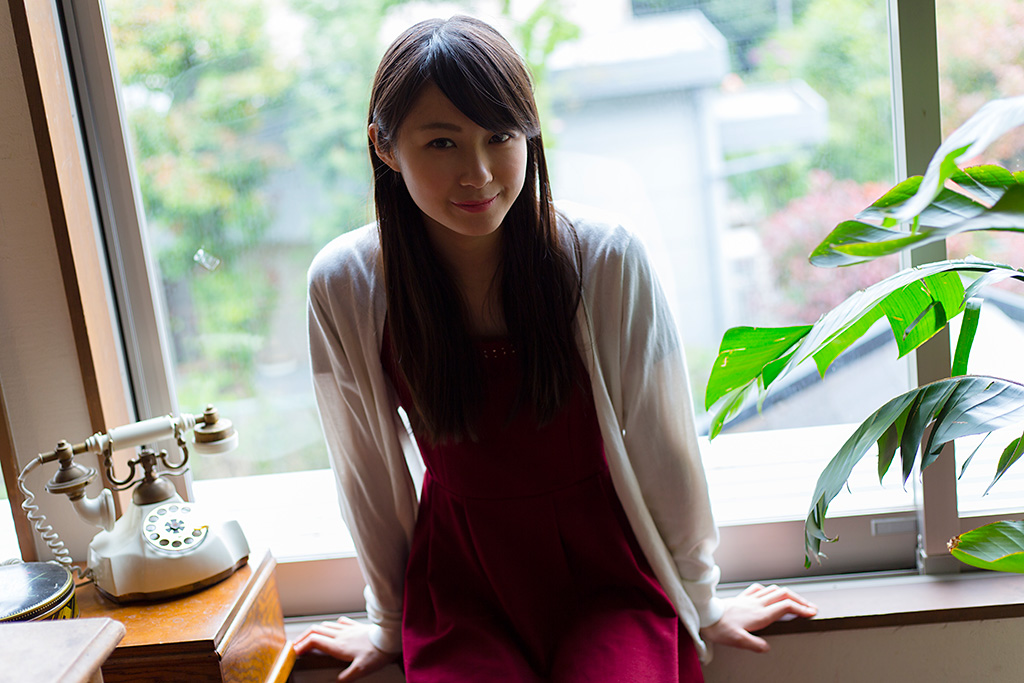
#> input picture scriptsImagens/3.3.3/contraJanela.png, 1024 x 683 px
$ python localProcess.py
#> lines starting #> are read from the running program, lines starting #| are printed output that depends on the picture
import cv2
import matplotlib.pyplot as plt
import numpy as np

# --- (NOVA) Função para o Processamento Local "Comum" ---
def equalizacao_local_manual(img_gray, block_size=64):
    """
    Aplica a equalização de histograma local "comum", baseada em blocos,
    sem interpolação. Isso irá gerar artefatos de "tiling".
    """
    h, w = img_gray.shape
    # Cria uma imagem de saída vazia
    output_img = np.zeros_like(img_gray)

    # Itera pela imagem em blocos de 'block_size'
    for y in range(0, h, block_size):
        for x in range(0, w, block_size):
            # Define os limites do bloco
            y_end = min(y + block_size, h)
            x_end = min(x + block_size, w)

            # Pega o bloco (a "vizinhança")
            bloco = img_gray[y:y_end, x:x_end]

            # Pula blocos vazios (caso a imagem não seja divisível perfeitamente)
            if bloco.size == 0:
                continue

            # --- O PONTO PRINCIPAL ---
            # Aplica a equalização de histograma SOMENTE neste bloco
            bloco_equalizado = cv2.equalizeHist(bloco)

            # "Cola" o bloco equalizado na imagem de saída
            output_img[y:y_end, x:x_end] = bloco_equalizado

    return output_img

# --- Fim da nova função ---


# Carregue sua imagem de exemplo (contra a luz)
img = cv2.imread('contraJanela.png')
#> img is the input picture: shape (683, 1024, 3); mean B, G, R 136.3, 147.4, 149.3

if img is None:
    print("Erro: Imagem 'contraJanela.png' não encontrada.")
else:
    # Converter para tons de cinza
    img_gray = cv2.cvtColor(img, cv2.COLOR_BGR2GRAY)
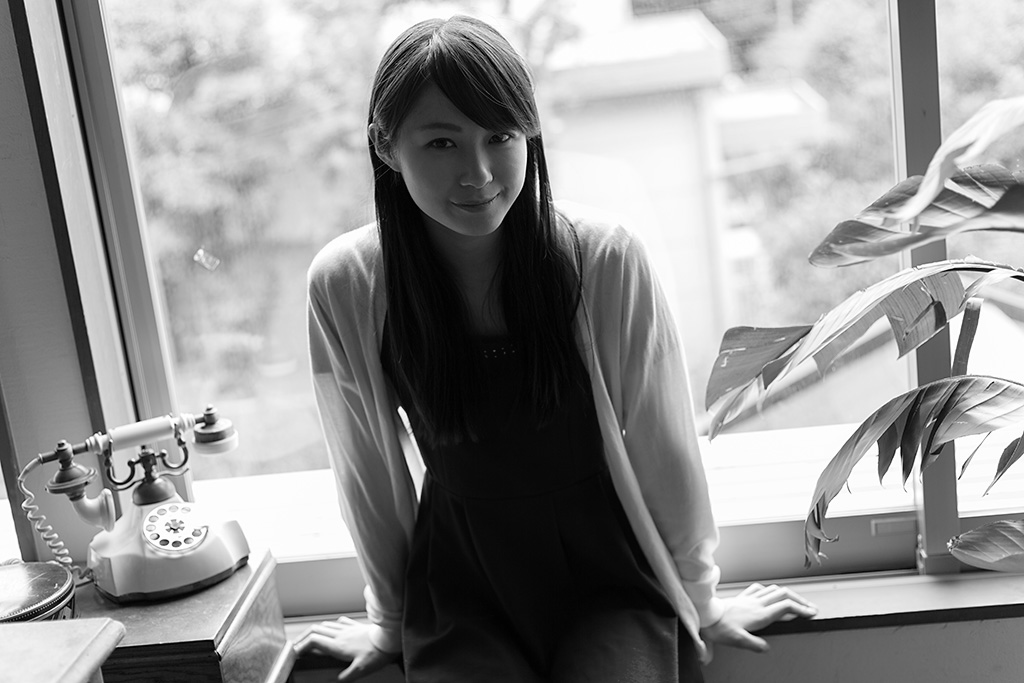
#> img_gray: shape (683, 1024); min 0, max 255, mean 146.7

    # --- 1. Equalização Global (Falha 1) ---
    equ_global = cv2.equalizeHist(img_gray)
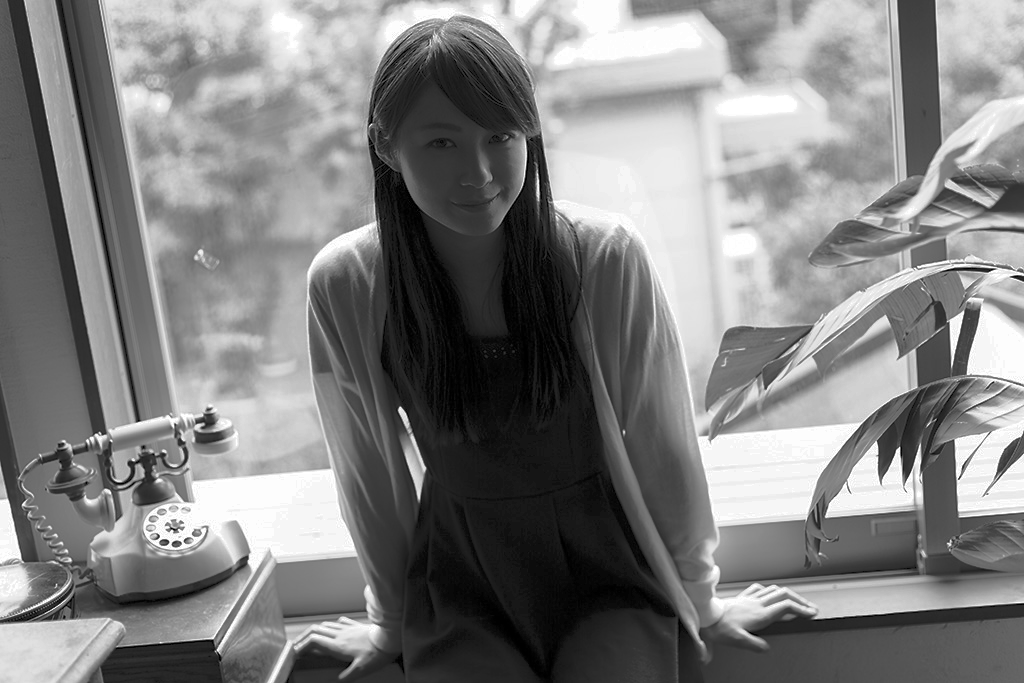
#> equ_global: shape (683, 1024); min 0, max 255, mean 128.3

    # --- 2. Equalização Local "Comum" (Falha 2) ---
    # Vamos usar blocos 64x64
    equ_local_manual = equalizacao_local_manual(img_gray, block_size=64)
#> after the loop in equalizacao_local_manual, `for y in range(0, h, block_size):`:
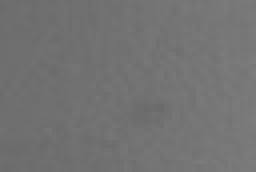
#> bloco: shape (43, 64) (shown 4 times larger); min 107, max 125, mean 114.5
#> after the loop in equalizacao_local_manual, `for y in range(0, h, block_size):`:
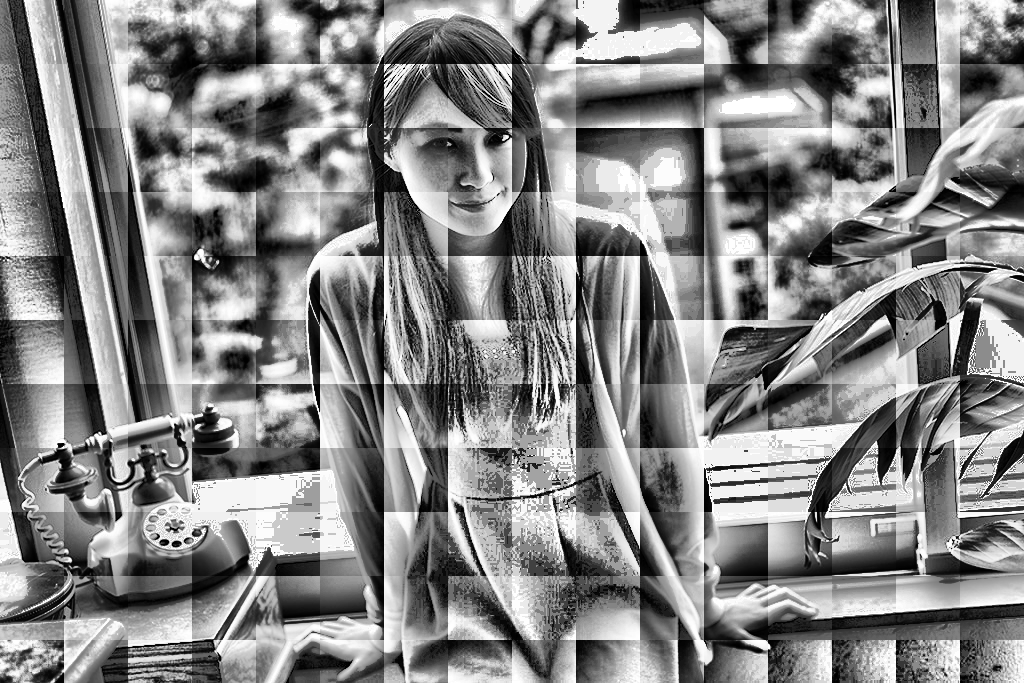
#> output_img: shape (683, 1024); min 0, max 255, mean 133.5

    # --- 3. CLAHE (A Solução Correta) ---
    clahe = cv2.createCLAHE(clipLimit=2.0, tileGridSize=(8, 8))
    equ_clahe = clahe.apply(img_gray)
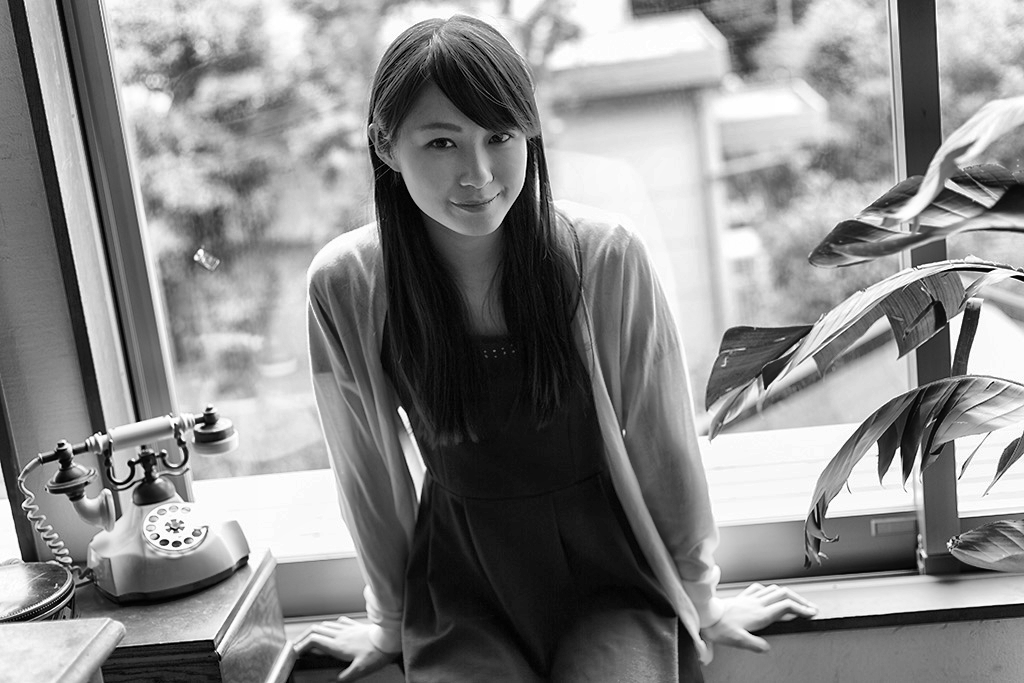
#> equ_clahe: shape (683, 1024); min 0, max 255, mean 136.7

    # --- 4. Plotar os 4 Resultados (A Narrativa Perfeita) ---

    plt.figure(figsize=(20, 12)) # Mais espaço para 4 imagens
    plt.suptitle("A Evolução do Processamento de Histograma", fontsize=16)

    # --- 1. Original ---
    plt.subplot(2, 2, 1)
    plt.imshow(img_gray, cmap='gray')
    plt.title("1. Original (O Problema)")
    plt.axis('off')

    # --- 2. Global HE ---
    plt.subplot(2, 2, 2)
    plt.imshow(equ_global, cmap='gray')
    plt.title("2. Global HE (Falha 1: Estoura/Escurece)")
    plt.axis('off')

    # --- 3. Local "Comum" (NOVO) ---
    plt.subplot(2, 2, 3)
    plt.imshow(equ_local_manual, cmap='gray')
    plt.title("3. Local 'Comum' (Falha 2: Artefatos de 'Tiling')")
    plt.axis('off')

    # --- 4. CLAHE ---
    plt.subplot(2, 2, 4)
    plt.imshow(equ_clahe, cmap='gray')
    plt.title("4. CLAHE (A Solução Otimizada)")
    plt.axis('off')

    plt.tight_layout(rect=[0, 0.03, 1, 0.95])
    plt.savefig("comparacao_local_vs_clahe.png")
    plt.show()
